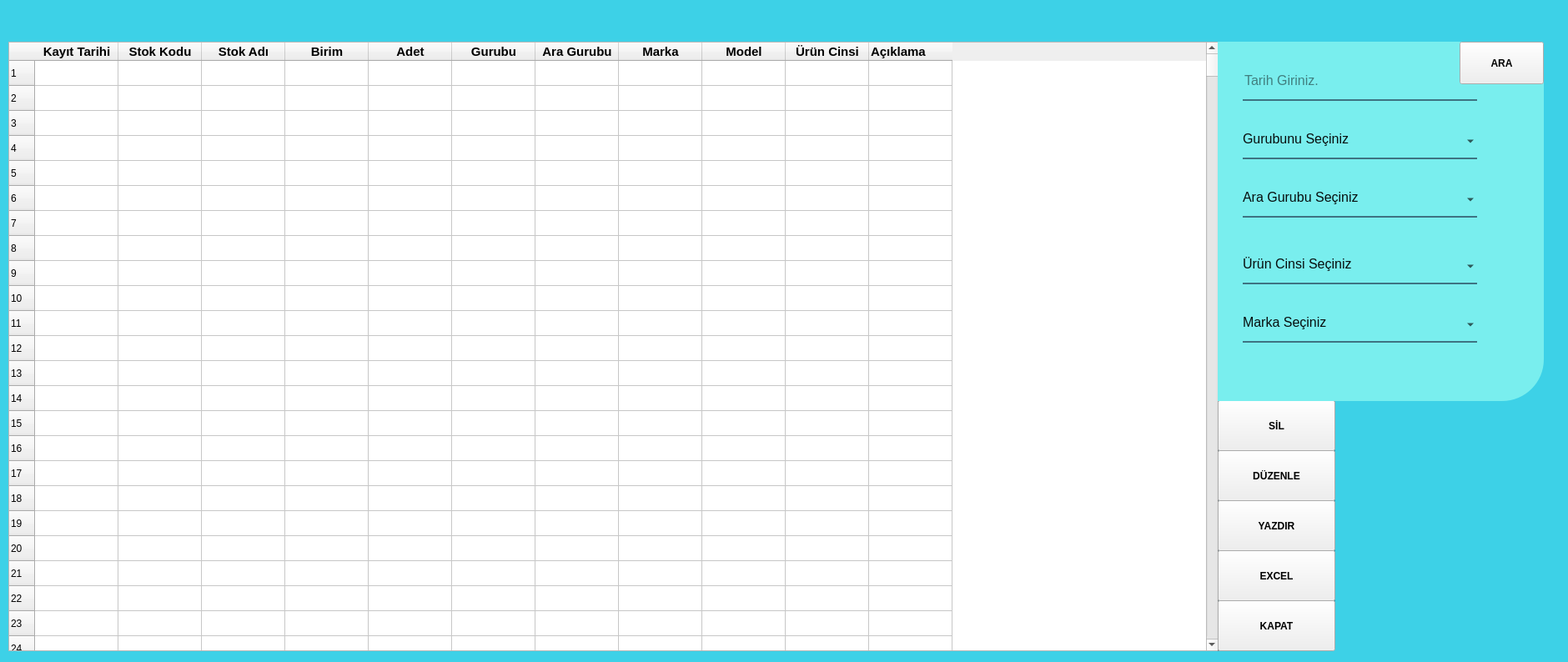
<?xml version="1.0" encoding="UTF-8"?>
<ui version="4.0">
 <class>Form</class>
 <widget class="QWidget" name="Form">
  <property name="geometry">
   <rect>
    <x>0</x>
    <y>0</y>
    <width>1880</width>
    <height>794</height>
   </rect>
  </property>
  <property name="windowTitle">
   <string>LİSTELE</string>
  </property>
  <property name="windowIcon">
   <iconset>
    <normaloff>:/newPrefix/Stok/note.png</normaloff>:/newPrefix/Stok/note.png</iconset>
  </property>
  <widget class="QWidget" name="widget" native="true">
   <property name="geometry">
    <rect>
     <x>0</x>
     <y>0</y>
     <width>1951</width>
     <height>871</height>
    </rect>
   </property>
   <property name="styleSheet">
    <string notr="true">#widget{
 background-color: #3DD1E7;}</string>
   </property>
   <widget class="QTableWidget" name="tableWidget">
    <property name="geometry">
     <rect>
      <x>10</x>
      <y>50</y>
      <width>1451</width>
      <height>731</height>
     </rect>
    </property>
    <property name="maximumSize">
     <size>
      <width>16777190</width>
      <height>16777215</height>
     </size>
    </property>
    <property name="font">
     <font>
      <pointsize>11</pointsize>
     </font>
    </property>
    <property name="rowCount">
     <number>1000</number>
    </property>
    <property name="columnCount">
     <number>11</number>
    </property>
    <row/>
    <row/>
    <row/>
    <row/>
    <row/>
    <row/>
    <row/>
    <row/>
    <row/>
    <row/>
    <row/>
    <row/>
    <row/>
    <row/>
    <row/>
    <row/>
    <row/>
    <row/>
    <row/>
    <row/>
    <row/>
    <row/>
    <row/>
    <row/>
    <row/>
    <row/>
    <row/>
    <row/>
    <row/>
    <row/>
    <row/>
    <row/>
    <row/>
    <row/>
    <row/>
    <row/>
    <row/>
    <row/>
    <row/>
    <row/>
    <row/>
    <row/>
    <row/>
    <row/>
    <row/>
    <row/>
    <row/>
    <row/>
    <row/>
    <row/>
    <row/>
    <row/>
    <row/>
    <row/>
    <row/>
    <row/>
    <row/>
    <row/>
    <row/>
    <row/>
    <row/>
    <row/>
    <row/>
    <row/>
    <row/>
    <row/>
    <row/>
    <row/>
    <row/>
    <row/>
    <row/>
    <row/>
    <row/>
    <row/>
    <row/>
    <row/>
    <row/>
    <row/>
    <row/>
    <row/>
    <row/>
    <row/>
    <row/>
    <row/>
    <row/>
    <row/>
    <row/>
    <row/>
    <row/>
    <row/>
    <row/>
    <row/>
    <row/>
    <row/>
    <row/>
    <row/>
    <row/>
    <row/>
    <row/>
    <row/>
    <row/>
    <row/>
    <row/>
    <row/>
    <row/>
    <row/>
    <row/>
    <row/>
    <row/>
    <row/>
    <row/>
    <row/>
    <row/>
    <row/>
    <row/>
    <row/>
    <row/>
    <row/>
    <row/>
    <row/>
    <row/>
    <row/>
    <row/>
    <row/>
    <row/>
    <row/>
    <row/>
    <row/>
    <row/>
    <row/>
    <row/>
    <row/>
    <row/>
    <row/>
    <row/>
    <row/>
    <row/>
    <row/>
    <row/>
    <row/>
    <row/>
    <row/>
    <row/>
    <row/>
    <row/>
    <row/>
    <row/>
    <row/>
    <row/>
    <row/>
    <row/>
    <row/>
    <row/>
    <row/>
    <row/>
    <row/>
    <row/>
    <row/>
    <row/>
    <row/>
    <row/>
    <row/>
    <row/>
    <row/>
    <row/>
    <row/>
    <row/>
    <row/>
    <row/>
    <row/>
    <row/>
    <row/>
    <row/>
    <row/>
    <row/>
    <row/>
    <row/>
    <row/>
    <row/>
    <row/>
    <row/>
    <row/>
    <row/>
    <row/>
    <row/>
    <row/>
    <row/>
    <row/>
    <row/>
    <row/>
    <row/>
    <row/>
    <row/>
    <row/>
    <row/>
    <row/>
    <row/>
    <row/>
    <row/>
    <row/>
    <row/>
    <row/>
    <row/>
    <row/>
    <row/>
    <row/>
    <row/>
    <row/>
    <row/>
    <row/>
    <row/>
    <row/>
    <row/>
    <row/>
    <row/>
    <row/>
    <row/>
    <row/>
    <row/>
    <row/>
    <row/>
    <row/>
    <row/>
    <row/>
    <row/>
    <row/>
    <row/>
    <row/>
    <row/>
    <row/>
    <row/>
    <row/>
    <row/>
    <row/>
    <row/>
    <row/>
    <row/>
    <row/>
    <row/>
    <row/>
    <row/>
    <row/>
    <row/>
    <row/>
    <row/>
    <row/>
    <row/>
    <row/>
    <row/>
    <row/>
    <row/>
    <row/>
    <row/>
    <row/>
    <row/>
    <row/>
    <row/>
    <row/>
    <row/>
    <row/>
    <row/>
    <row/>
    <row/>
    <row/>
    <row/>
    <row/>
    <row/>
    <row/>
    <row/>
    <row/>
    <row/>
    <row/>
    <row/>
    <row/>
    <row/>
    <row/>
    <row/>
    <row/>
    <row/>
    <row/>
    <row/>
    <row/>
    <row/>
    <row/>
    <row/>
    <row/>
    <row/>
    <row/>
    <row/>
    <row/>
    <row/>
    <row/>
    <row/>
    <row/>
    <row/>
    <row/>
    <row/>
    <row/>
    <row/>
    <row/>
    <row/>
    <row/>
    <row/>
    <row/>
    <row/>
    <row/>
    <row/>
    <row/>
    <row/>
    <row/>
    <row/>
    <row/>
    <row/>
    <row/>
    <row/>
    <row/>
    <row/>
    <row/>
    <row/>
    <row/>
    <row/>
    <row/>
    <row/>
    <row/>
    <row/>
    <row/>
    <row/>
    <row/>
    <row/>
    <row/>
    <row/>
    <row/>
    <row/>
    <row/>
    <row/>
    <row/>
    <row/>
    <row/>
    <row/>
    <row/>
    <row/>
    <row/>
    <row/>
    <row/>
    <row/>
    <row/>
    <row/>
    <row/>
    <row/>
    <row/>
    <row/>
    <row/>
    <row/>
    <row/>
    <row/>
    <row/>
    <row/>
    <row/>
    <row/>
    <row/>
    <row/>
    <row/>
    <row/>
    <row/>
    <row/>
    <row/>
    <row/>
    <row/>
    <row/>
    <row/>
    <row/>
    <row/>
    <row/>
    <row/>
    <row/>
    <row/>
    <row/>
    <row/>
    <row/>
    <row/>
    <row/>
    <row/>
    <row/>
    <row/>
    <row/>
    <row/>
    <row/>
    <row/>
    <row/>
    <row/>
    <row/>
    <row/>
    <row/>
    <row/>
    <row/>
    <row/>
    <row/>
    <row/>
    <row/>
    <row/>
    <row/>
    <row/>
    <row/>
    <row/>
    <row/>
    <row/>
    <row/>
    <row/>
    <row/>
    <row/>
    <row/>
    <row/>
    <row/>
    <row/>
    <row/>
    <row/>
    <row/>
    <row/>
    <row/>
    <row/>
    <row/>
    <row/>
    <row/>
    <row/>
    <row/>
    <row/>
    <row/>
    <row/>
    <row/>
    <row/>
    <row/>
    <row/>
    <row/>
    <row/>
    <row/>
    <row/>
    <row/>
    <row/>
    <row/>
    <row/>
    <row/>
    <row/>
    <row/>
    <row/>
    <row/>
    <row/>
    <row/>
    <row/>
    <row/>
    <row/>
    <row/>
    <row/>
    <row/>
    <row/>
    <row/>
    <row/>
    <row/>
    <row/>
    <row/>
    <row/>
    <row/>
    <row/>
    <row/>
    <row/>
    <row/>
    <row/>
    <row/>
    <row/>
    <row/>
    <row/>
    <row/>
    <row/>
    <row/>
    <row/>
    <row/>
    <row/>
    <row/>
    <row/>
    <row/>
    <row/>
    <row/>
    <row/>
    <row/>
    <row/>
    <row/>
    <row/>
    <row/>
    <row/>
    <row/>
    <row/>
    <row/>
    <row/>
    <row/>
    <row/>
    <row/>
    <row/>
    <row/>
    <row/>
    <row/>
    <row/>
    <row/>
    <row/>
    <row/>
    <row/>
    <row/>
    <row/>
    <row/>
    <row/>
    <row/>
    <row/>
    <row/>
    <row/>
    <row/>
    <row/>
    <row/>
    <row/>
    <row/>
    <row/>
    <row/>
    <row/>
    <row/>
    <row/>
    <row/>
    <row/>
    <row/>
    <row/>
    <row/>
    <row/>
    <row/>
    <row/>
    <row/>
    <row/>
    <row/>
    <row/>
    <row/>
    <row/>
    <row/>
    <row/>
    <row/>
    <row/>
    <row/>
    <row/>
    <row/>
    <row/>
    <row/>
    <row/>
    <row/>
    <row/>
    <row/>
    <row/>
    <row/>
    <row/>
    <row/>
    <row/>
    <row/>
    <row/>
    <row/>
    <row/>
    <row/>
    <row/>
    <row/>
    <row/>
    <row/>
    <row/>
    <row/>
    <row/>
    <row/>
    <row/>
    <row/>
    <row/>
    <row/>
    <row/>
    <row/>
    <row/>
    <row/>
    <row/>
    <row/>
    <row/>
    <row/>
    <row/>
    <row/>
    <row/>
    <row/>
    <row/>
    <row/>
    <row/>
    <row/>
    <row/>
    <row/>
    <row/>
    <row/>
    <row/>
    <row/>
    <row/>
    <row/>
    <row/>
    <row/>
    <row/>
    <row/>
    <row/>
    <row/>
    <row/>
    <row/>
    <row/>
    <row/>
    <row/>
    <row/>
    <row/>
    <row/>
    <row/>
    <row/>
    <row/>
    <row/>
    <row/>
    <row/>
    <row/>
    <row/>
    <row/>
    <row/>
    <row/>
    <row/>
    <row/>
    <row/>
    <row/>
    <row/>
    <row/>
    <row/>
    <row/>
    <row/>
    <row/>
    <row/>
    <row/>
    <row/>
    <row/>
    <row/>
    <row/>
    <row/>
    <row/>
    <row/>
    <row/>
    <row/>
    <row/>
    <row/>
    <row/>
    <row/>
    <row/>
    <row/>
    <row/>
    <row/>
    <row/>
    <row/>
    <row/>
    <row/>
    <row/>
    <row/>
    <row/>
    <row/>
    <row/>
    <row/>
    <row/>
    <row/>
    <row/>
    <row/>
    <row/>
    <row/>
    <row/>
    <row/>
    <row/>
    <row/>
    <row/>
    <row/>
    <row/>
    <row/>
    <row/>
    <row/>
    <row/>
    <row/>
    <row/>
    <row/>
    <row/>
    <row/>
    <row/>
    <row/>
    <row/>
    <row/>
    <row/>
    <row/>
    <row/>
    <row/>
    <row/>
    <row/>
    <row/>
    <row/>
    <row/>
    <row/>
    <row/>
    <row/>
    <row/>
    <row/>
    <row/>
    <row/>
    <row/>
    <row/>
    <row/>
    <row/>
    <row/>
    <row/>
    <row/>
    <row/>
    <row/>
    <row/>
    <row/>
    <row/>
    <row/>
    <row/>
    <row/>
    <row/>
    <row/>
    <row/>
    <row/>
    <row/>
    <row/>
    <row/>
    <row/>
    <row/>
    <row/>
    <row/>
    <row/>
    <row/>
    <row/>
    <row/>
    <row/>
    <row/>
    <row/>
    <row/>
    <row/>
    <row/>
    <row/>
    <row/>
    <row/>
    <row/>
    <row/>
    <row/>
    <row/>
    <row/>
    <row/>
    <row/>
    <row/>
    <row/>
    <row/>
    <row/>
    <row/>
    <row/>
    <row/>
    <row/>
    <row/>
    <row/>
    <row/>
    <row/>
    <row/>
    <row/>
    <row/>
    <row/>
    <row/>
    <row/>
    <row/>
    <row/>
    <row/>
    <row/>
    <row/>
    <row/>
    <row/>
    <row/>
    <row/>
    <row/>
    <row/>
    <row/>
    <row/>
    <row/>
    <row/>
    <row/>
    <row/>
    <row/>
    <row/>
    <row/>
    <row/>
    <row/>
    <row/>
    <row/>
    <row/>
    <row/>
    <row/>
    <row/>
    <row/>
    <row/>
    <row/>
    <row/>
    <row/>
    <row/>
    <row/>
    <row/>
    <row/>
    <row/>
    <row/>
    <row/>
    <row/>
    <row/>
    <row/>
    <row/>
    <row/>
    <row/>
    <row/>
    <row/>
    <row/>
    <row/>
    <row/>
    <row/>
    <row/>
    <row/>
    <row/>
    <row/>
    <row/>
    <row/>
    <row/>
    <row/>
    <row/>
    <row/>
    <row/>
    <row/>
    <row/>
    <row/>
    <row/>
    <row/>
    <row/>
    <row/>
    <row/>
    <row/>
    <row/>
    <row/>
    <row/>
    <row/>
    <row/>
    <row/>
    <row/>
    <row/>
    <row/>
    <row/>
    <row/>
    <row/>
    <row/>
    <row/>
    <row/>
    <row/>
    <row/>
    <row/>
    <row/>
    <row/>
    <row/>
    <row/>
    <row/>
    <row/>
    <row/>
    <row/>
    <row/>
    <row/>
    <row/>
    <row/>
    <row/>
    <row/>
    <row/>
    <row/>
    <row/>
    <row/>
    <row/>
    <row/>
    <row/>
    <row/>
    <row/>
    <row/>
    <row/>
    <row/>
    <row/>
    <row/>
    <row/>
    <row/>
    <row/>
    <row/>
    <row/>
    <row/>
    <row/>
    <row/>
    <row/>
    <row/>
    <row/>
    <row/>
    <row/>
    <row/>
    <row/>
    <row/>
    <row/>
    <row/>
    <row/>
    <row/>
    <row/>
    <row/>
    <row/>
    <row/>
    <row/>
    <row/>
    <row/>
    <row/>
    <row/>
    <row/>
    <row/>
    <row/>
    <row/>
    <row/>
    <row/>
    <row/>
    <row/>
    <row/>
    <row/>
    <row/>
    <row/>
    <row/>
    <row/>
    <row/>
    <row/>
    <row/>
    <row/>
    <row/>
    <row/>
    <row/>
    <row/>
    <row/>
    <row/>
    <row/>
    <row/>
    <row/>
    <row/>
    <row/>
    <row/>
    <row/>
    <row/>
    <row/>
    <row/>
    <row/>
    <row/>
    <row/>
    <row/>
    <row/>
    <row/>
    <row/>
    <row/>
    <row/>
    <row/>
    <row/>
    <row/>
    <row/>
    <row/>
    <row/>
    <row/>
    <row/>
    <row/>
    <row/>
    <row/>
    <row/>
    <row/>
    <row/>
    <row/>
    <row/>
    <row/>
    <row/>
    <row/>
    <row/>
    <row/>
    <row/>
    <row/>
    <row/>
    <row/>
    <row/>
    <row/>
    <row/>
    <row/>
    <row/>
    <row/>
    <row/>
    <row/>
    <row/>
    <row/>
    <row/>
    <row/>
    <row/>
    <row/>
    <row/>
    <row/>
    <row/>
    <row/>
    <row/>
    <row/>
    <column>
     <property name="text">
      <string>Kayıt Tarihi</string>
     </property>
     <property name="font">
      <font>
       <pointsize>11</pointsize>
       <weight>75</weight>
       <bold>true</bold>
      </font>
     </property>
    </column>
    <column>
     <property name="text">
      <string>Stok Kodu</string>
     </property>
     <property name="font">
      <font>
       <pointsize>11</pointsize>
       <weight>75</weight>
       <bold>true</bold>
      </font>
     </property>
    </column>
    <column>
     <property name="text">
      <string>Stok Adı</string>
     </property>
     <property name="font">
      <font>
       <pointsize>11</pointsize>
       <weight>75</weight>
       <bold>true</bold>
      </font>
     </property>
    </column>
    <column>
     <property name="text">
      <string>Birim</string>
     </property>
     <property name="font">
      <font>
       <pointsize>11</pointsize>
       <weight>75</weight>
       <bold>true</bold>
      </font>
     </property>
    </column>
    <column>
     <property name="text">
      <string>Adet</string>
     </property>
     <property name="font">
      <font>
       <pointsize>11</pointsize>
       <weight>75</weight>
       <bold>true</bold>
      </font>
     </property>
    </column>
    <column>
     <property name="text">
      <string>Gurubu</string>
     </property>
     <property name="font">
      <font>
       <pointsize>11</pointsize>
       <weight>75</weight>
       <bold>true</bold>
      </font>
     </property>
    </column>
    <column>
     <property name="text">
      <string>Ara Gurubu</string>
     </property>
     <property name="font">
      <font>
       <pointsize>11</pointsize>
       <weight>75</weight>
       <bold>true</bold>
      </font>
     </property>
    </column>
    <column>
     <property name="text">
      <string>Marka</string>
     </property>
     <property name="font">
      <font>
       <pointsize>11</pointsize>
       <weight>75</weight>
       <bold>true</bold>
      </font>
     </property>
    </column>
    <column>
     <property name="text">
      <string>Model</string>
     </property>
     <property name="font">
      <font>
       <pointsize>11</pointsize>
       <weight>75</weight>
       <bold>true</bold>
      </font>
     </property>
    </column>
    <column>
     <property name="text">
      <string>Ürün Cinsi</string>
     </property>
     <property name="font">
      <font>
       <pointsize>11</pointsize>
       <weight>75</weight>
       <bold>true</bold>
      </font>
     </property>
    </column>
    <column>
     <property name="text">
      <string>Açıklama</string>
     </property>
     <property name="font">
      <font>
       <pointsize>11</pointsize>
       <weight>75</weight>
       <bold>true</bold>
      </font>
     </property>
     <property name="textAlignment">
      <set>AlignLeading|AlignBottom</set>
     </property>
    </column>
    <item row="0" column="10">
     <property name="text">
      <string/>
     </property>
    </item>
    <item row="3" column="10">
     <property name="text">
      <string/>
     </property>
     <property name="textAlignment">
      <set>AlignLeading|AlignTop</set>
     </property>
    </item>
   </widget>
   <widget class="QLabel" name="label_2">
    <property name="geometry">
     <rect>
      <x>1460</x>
      <y>480</y>
      <width>141</width>
      <height>301</height>
     </rect>
    </property>
    <property name="styleSheet">
     <string notr="true">background-color:rgba(0, 0, 0, 80);
border-bottom-right-radius: 50px;

</string>
    </property>
    <property name="text">
     <string/>
    </property>
   </widget>
   <widget class="QPushButton" name="pushButton_9">
    <property name="geometry">
     <rect>
      <x>1460</x>
      <y>480</y>
      <width>141</width>
      <height>61</height>
     </rect>
    </property>
    <property name="font">
     <font>
      <pointsize>9</pointsize>
      <weight>75</weight>
      <bold>true</bold>
     </font>
    </property>
    <property name="styleSheet">
     <string notr="true">QPushButton{
	background-color: qlineargradient(spread:pad, x1:0, y1:0.505682, x2:1, y2:0.477, stop:0 rgba(11, 131, 120, 219), stop:1 rgba(85, 98, 112, 226));
	color:rgba(255, 255, 255, 210);
	border-radius: 50px;
}

QPushButton:hover{
	background-color: qlineargradient(spread:pad, x1:0, y1:0.505682, x2:1, y2:0.477, stop:0 rgba(150, 123, 111, 219), stop:1 rgba(85, 81, 84, 226));
}

QPushButton:pressed{
	padding-left:5px;
	padding-top:5px;
	background-color:rgba(150, 123, 111, 255);
}



border-left-radius: 25px;</string>
    </property>
    <property name="text">
     <string>SİL</string>
    </property>
    <property name="icon">
     <iconset>
      <normaloff>:/newPrefix/Stok/trash.png</normaloff>:/newPrefix/Stok/trash.png</iconset>
    </property>
    <property name="iconSize">
     <size>
      <width>27</width>
      <height>27</height>
     </size>
    </property>
   </widget>
   <widget class="QPushButton" name="pushButton_10">
    <property name="geometry">
     <rect>
      <x>1460</x>
      <y>540</y>
      <width>141</width>
      <height>61</height>
     </rect>
    </property>
    <property name="font">
     <font>
      <pointsize>9</pointsize>
      <weight>75</weight>
      <bold>true</bold>
     </font>
    </property>
    <property name="styleSheet">
     <string notr="true">QPushButton{
	background-color: qlineargradient(spread:pad, x1:0, y1:0.505682, x2:1, y2:0.477, stop:0 rgba(11, 131, 120, 219), stop:1 rgba(85, 98, 112, 226));
	color:rgba(255, 255, 255, 210);
	border-radius: 50px;
}

QPushButton:hover{
	background-color: qlineargradient(spread:pad, x1:0, y1:0.505682, x2:1, y2:0.477, stop:0 rgba(150, 123, 111, 219), stop:1 rgba(85, 81, 84, 226));
}

QPushButton:pressed{
	padding-left:5px;
	padding-top:5px;
	background-color:rgba(150, 123, 111, 255);
}



border-left-radius: 25px;</string>
    </property>
    <property name="text">
     <string>DÜZENLE</string>
    </property>
    <property name="icon">
     <iconset>
      <normaloff>:/newPrefix/Stok/note.png</normaloff>:/newPrefix/Stok/note.png</iconset>
    </property>
    <property name="iconSize">
     <size>
      <width>26</width>
      <height>26</height>
     </size>
    </property>
   </widget>
   <widget class="QPushButton" name="pushButton_11">
    <property name="geometry">
     <rect>
      <x>1460</x>
      <y>720</y>
      <width>141</width>
      <height>61</height>
     </rect>
    </property>
    <property name="font">
     <font>
      <pointsize>9</pointsize>
      <weight>75</weight>
      <bold>true</bold>
     </font>
    </property>
    <property name="styleSheet">
     <string notr="true">QPushButton{
	background-color: qlineargradient(spread:pad, x1:0, y1:0.505682, x2:1, y2:0.477, stop:0 rgba(11, 131, 120, 219), stop:1 rgba(85, 98, 112, 226));
	color:rgba(255, 255, 255, 210);
	border-bottom-right-radius: 50px;
}

QPushButton:hover{
	background-color: qlineargradient(spread:pad, x1:0, y1:0.505682, x2:1, y2:0.477, stop:0 rgba(150, 123, 111, 219), stop:1 rgba(85, 81, 84, 226));
}

QPushButton:pressed{
	padding-left:5px;
	padding-top:5px;
	background-color:rgba(150, 123, 111, 255);
}



border-left-radius: 25px;</string>
    </property>
    <property name="text">
     <string>KAPAT</string>
    </property>
    <property name="icon">
     <iconset>
      <normaloff>:/self/Stok/exit.png</normaloff>:/self/Stok/exit.png</iconset>
    </property>
    <property name="iconSize">
     <size>
      <width>27</width>
      <height>27</height>
     </size>
    </property>
   </widget>
   <widget class="QPushButton" name="pushButton_12">
    <property name="geometry">
     <rect>
      <x>1460</x>
      <y>600</y>
      <width>141</width>
      <height>61</height>
     </rect>
    </property>
    <property name="font">
     <font>
      <pointsize>9</pointsize>
      <weight>75</weight>
      <bold>true</bold>
     </font>
    </property>
    <property name="styleSheet">
     <string notr="true">QPushButton{
	background-color: qlineargradient(spread:pad, x1:0, y1:0.505682, x2:1, y2:0.477, stop:0 rgba(11, 131, 120, 219), stop:1 rgba(85, 98, 112, 226));
	color:rgba(255, 255, 255, 210);
	border-radius: 50px;
}

QPushButton:hover{
	background-color: qlineargradient(spread:pad, x1:0, y1:0.505682, x2:1, y2:0.477, stop:0 rgba(150, 123, 111, 219), stop:1 rgba(85, 81, 84, 226));
}

QPushButton:pressed{
	padding-left:5px;
	padding-top:5px;
	background-color:rgba(150, 123, 111, 255);
}



border-left-radius: 25px;</string>
    </property>
    <property name="text">
     <string>YAZDIR</string>
    </property>
    <property name="icon">
     <iconset>
      <normaloff>:/newPrefix/Stok/printer.png</normaloff>:/newPrefix/Stok/printer.png</iconset>
    </property>
    <property name="iconSize">
     <size>
      <width>28</width>
      <height>28</height>
     </size>
    </property>
   </widget>
   <widget class="QPushButton" name="pushButton_13">
    <property name="geometry">
     <rect>
      <x>1460</x>
      <y>660</y>
      <width>141</width>
      <height>61</height>
     </rect>
    </property>
    <property name="font">
     <font>
      <pointsize>9</pointsize>
      <weight>75</weight>
      <bold>true</bold>
     </font>
    </property>
    <property name="styleSheet">
     <string notr="true">QPushButton{
	background-color: qlineargradient(spread:pad, x1:0, y1:0.505682, x2:1, y2:0.477, stop:0 rgba(11, 131, 120, 219), stop:1 rgba(85, 98, 112, 226));
	color:rgba(255, 255, 255, 210);
	border-radius: 50px;
}

QPushButton:hover{
	background-color: qlineargradient(spread:pad, x1:0, y1:0.505682, x2:1, y2:0.477, stop:0 rgba(150, 123, 111, 219), stop:1 rgba(85, 81, 84, 226));
}

QPushButton:pressed{
	padding-left:5px;
	padding-top:5px;
	background-color:rgba(150, 123, 111, 255);
}



border-left-radius: 25px;</string>
    </property>
    <property name="text">
     <string>EXCEL</string>
    </property>
    <property name="icon">
     <iconset>
      <normaloff>:/newPrefix/Stok/excel.png</normaloff>:/newPrefix/Stok/excel.png</iconset>
    </property>
    <property name="iconSize">
     <size>
      <width>28</width>
      <height>28</height>
     </size>
    </property>
   </widget>
   <widget class="QLabel" name="label_3">
    <property name="geometry">
     <rect>
      <x>1460</x>
      <y>50</y>
      <width>391</width>
      <height>431</height>
     </rect>
    </property>
    <property name="styleSheet">
     <string notr="true">
background-color: rgb(121, 238, 238);
border-bottom-right-radius: 50px;
border-top-right-radius: 50px;</string>
    </property>
    <property name="text">
     <string/>
    </property>
   </widget>
   <widget class="QComboBox" name="comboBox_4">
    <property name="geometry">
     <rect>
      <x>1490</x>
      <y>370</y>
      <width>281</width>
      <height>41</height>
     </rect>
    </property>
    <property name="font">
     <font>
      <pointsize>12</pointsize>
     </font>
    </property>
    <property name="styleSheet">
     <string notr="true">background-color:rgba(0, 0, 0, 0);
border:none;
border-bottom:2px solid rgba(46, 82, 101, 200);
color:rgba(0, 0, 0, 240);
padding-bottom:7px;</string>
    </property>
    <item>
     <property name="text">
      <string>Marka Seçiniz</string>
     </property>
    </item>
   </widget>
   <widget class="QComboBox" name="comboBox_3">
    <property name="geometry">
     <rect>
      <x>1490</x>
      <y>220</y>
      <width>281</width>
      <height>41</height>
     </rect>
    </property>
    <property name="font">
     <font>
      <pointsize>12</pointsize>
     </font>
    </property>
    <property name="styleSheet">
     <string notr="true">background-color:rgba(0, 0, 0, 0);
border:none;
border-bottom:2px solid rgba(46, 82, 101, 200);
color:rgba(0, 0, 0, 240);
padding-bottom:7px;</string>
    </property>
    <item>
     <property name="text">
      <string>Ara Gurubu Seçiniz</string>
     </property>
    </item>
   </widget>
   <widget class="QComboBox" name="comboBox_5">
    <property name="geometry">
     <rect>
      <x>1490</x>
      <y>300</y>
      <width>281</width>
      <height>41</height>
     </rect>
    </property>
    <property name="font">
     <font>
      <pointsize>12</pointsize>
     </font>
    </property>
    <property name="styleSheet">
     <string notr="true">background-color:rgba(0, 0, 0, 0);
border:none;
border-bottom:2px solid rgba(46, 82, 101, 200);
color:rgba(0, 0, 0, 240);
padding-bottom:7px;</string>
    </property>
    <item>
     <property name="text">
      <string>Ürün Cinsi Seçiniz</string>
     </property>
    </item>
   </widget>
   <widget class="QComboBox" name="comboBox_2">
    <property name="geometry">
     <rect>
      <x>1490</x>
      <y>150</y>
      <width>281</width>
      <height>41</height>
     </rect>
    </property>
    <property name="font">
     <font>
      <pointsize>12</pointsize>
     </font>
    </property>
    <property name="styleSheet">
     <string notr="true">background-color:rgba(0, 0, 0, 0);
border:none;
border-bottom:2px solid rgba(46, 82, 101, 200);
color:rgba(0, 0, 0, 240);
padding-bottom:7px;</string>
    </property>
    <item>
     <property name="text">
      <string>Gurubunu Seçiniz</string>
     </property>
    </item>
   </widget>
   <widget class="QLineEdit" name="lineEdit_5">
    <property name="geometry">
     <rect>
      <x>1490</x>
      <y>80</y>
      <width>281</width>
      <height>41</height>
     </rect>
    </property>
    <property name="font">
     <font>
      <pointsize>12</pointsize>
     </font>
    </property>
    <property name="styleSheet">
     <string notr="true">background-color:rgba(0, 0, 0, 0);
border:none;
border-bottom:2px solid rgba(46, 82, 101, 200);
color:rgba(0, 0, 0, 240);
padding-bottom:7px;</string>
    </property>
    <property name="placeholderText">
     <string>Tarih Giriniz.</string>
    </property>
   </widget>
   <widget class="QPushButton" name="pushButton_14">
    <property name="geometry">
     <rect>
      <x>1750</x>
      <y>50</y>
      <width>101</width>
      <height>51</height>
     </rect>
    </property>
    <property name="font">
     <font>
      <pointsize>9</pointsize>
      <weight>75</weight>
      <bold>true</bold>
     </font>
    </property>
    <property name="styleSheet">
     <string notr="true">QPushButton{
	background-color: qlineargradient(spread:pad, x1:0, y1:0.505682, x2:1, y2:0.477, stop:0 rgba(11, 131, 120, 219), stop:1 rgba(85, 98, 112, 226));
	color:rgba(255, 255, 255, 210);
	border-top-right-radius: 50px;
}

QPushButton:hover{
	background-color: qlineargradient(spread:pad, x1:0, y1:0.505682, x2:1, y2:0.477, stop:0 rgba(150, 123, 111, 219), stop:1 rgba(85, 81, 84, 226));
}

QPushButton:pressed{
	padding-left:5px;
	padding-top:5px;
	background-color:rgba(150, 123, 111, 255);
}



border-left-radius: 25px;</string>
    </property>
    <property name="text">
     <string>ARA</string>
    </property>
    <property name="icon">
     <iconset>
      <normaloff>:/newPrefix/Stok/search.png</normaloff>:/newPrefix/Stok/search.png</iconset>
    </property>
    <property name="iconSize">
     <size>
      <width>27</width>
      <height>27</height>
     </size>
    </property>
   </widget>
  </widget>
 </widget>
 <resources>
  <include location="resim_ana.qrc"/>
 </resources>
 <connections/>
</ui>
